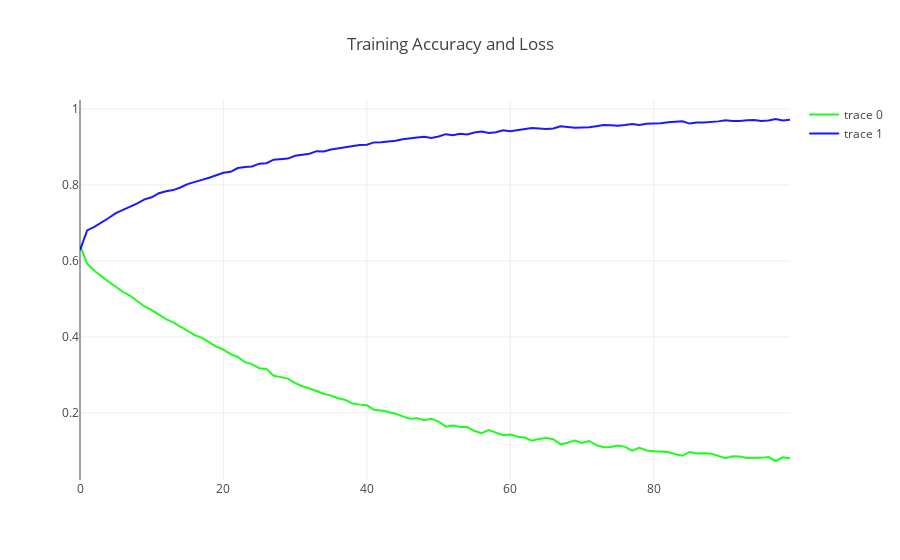

Notebook code cell kept with this figure:
### Code cell
history.history['acc']
history.history['loss']
x_ = np.array(range(len(history.history['loss'])))
trace1 = go.Scatter(
        x = x_,
        y = history.history['loss'],
        mode = "lines",
        marker = dict(color = "rgba(0,255,0,0.9)"),
        text = "Loss"
)
trace2 = go.Scatter(
        x = x_,
        y = history.history['acc'],
        mode = "lines",
        marker = dict(color = "rgba(0,0,255,0.9)"),
        text = "Accuracy"
)
data = [trace1,trace2]
layout = dict(title = "Training Accuracy and Loss")
fig = dict(data = data,layout=layout)
iplot(fig)
